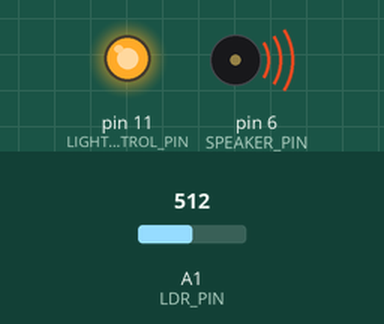
Recording of a sketch running on a simulated Arduino Uno, built with avr-gcc and run on an emulated ATmega328P. On the bench: output pins drawn as LEDs (lit = HIGH), buzzer (waves = sounding). The test bench sets the inputs (shaded band); at power-on: A1 (LDR_PIN) = 512.

Above: at 0.1 s.
Timing chart, 0 to 2.5 s (numbered marks = the images above):
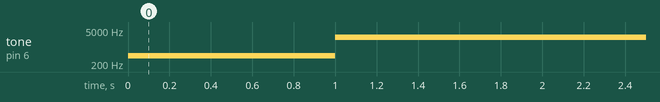

Measured:
- by itself, tone on pin 6 (SPEAKER_PIN): silent → 440 Hz at 0.00 s, → 2515 Hz 1.0 s later

The sketch:

opto_theremin.pde
```cpp
/**
 @brief Opto thermin, is a sine audio signal modulated in freccuency by a LDR as an optical sensor.
*/

#include <Tone.h>

#define LIGHT_CONTROL_PIN  11
#define POT_PIN  0
#define LDR_PIN  1
#define SPEAKER_PIN  6
#define MAX_PITCH  2000
#define MIN_PITCH  50

#define LDR_MAX  380
#define LDR_MIN  10

Tone theremin;

void setup(){
  Serial.begin(9600);
  theremin.begin( SPEAKER_PIN );
  pinMode( 11, OUTPUT );
  pinMode( LIGHT_CONTROL_PIN, OUTPUT );
                                                  // [0, 1023]
  analogWrite( LIGHT_CONTROL_PIN, 255 );     // [0, 255]

  theremin.play( 440 );
  delay(1000);
  theremin.stop();
}

int v_pot = 0;
unsigned long volume = 0;
unsigned long pitch = 0;

int ldr_min = LDR_MIN;

void loop() {

  pitch = analogRead( LDR_PIN );
//  Serial.print( "pitch = " ); Serial.println( pitch );

  int A = (MAX_PITCH - MIN_PITCH);
  A = A / (LDR_MAX - LDR_MIN);
  int B = MIN_PITCH * LDR_MAX;
  B = B - (MAX_PITCH - LDR_MIN);
  B = B / (LDR_MAX - LDR_MIN);

  pitch = A * pitch;
  pitch = pitch - B;

  theremin.play( pitch );

//  Serial.print( "pitch = " ); Serial.println( pitch );

}
```
